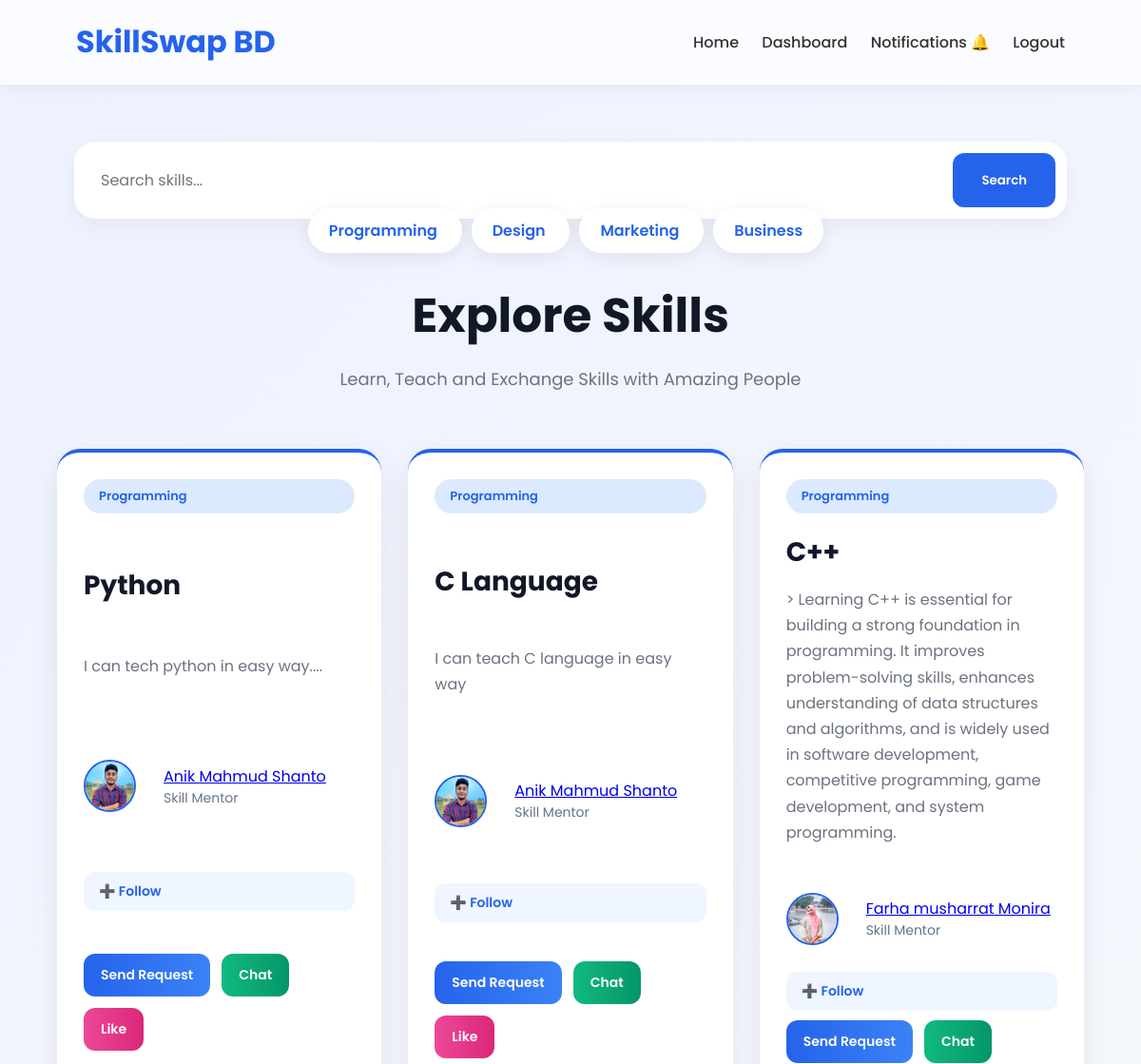
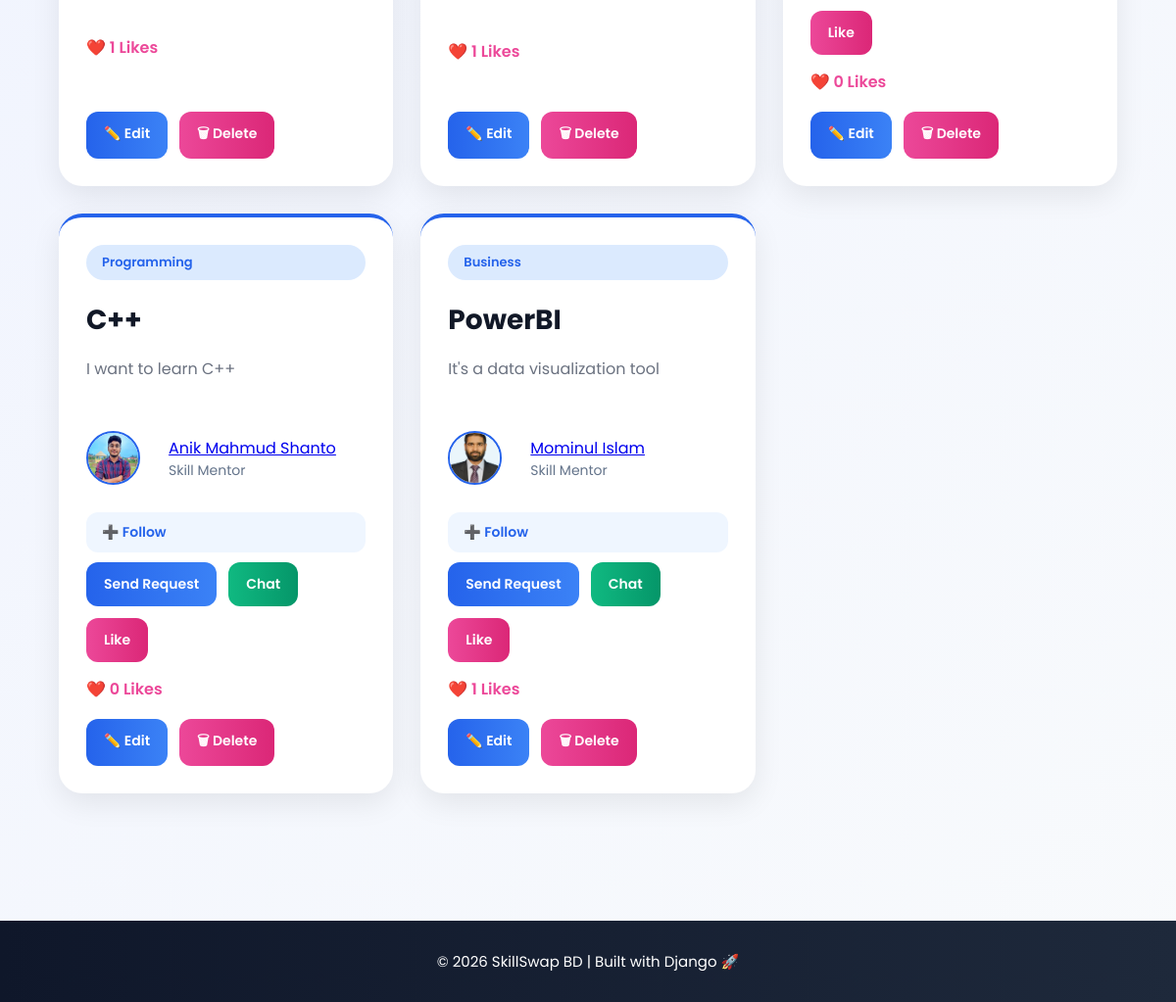
Screenshot of /skills/ with the database file from the repository (2 pictures, top to bottom).
### users/models.py (models this page shows, shortened)
class Skill(models.Model):
    SKILL_TYPE_CHOICES = [
        ('Teach', 'Skill I Can Teach'),
        ('Learn', 'Skill I Want to Learn'),
    ]
    user = models.ForeignKey(User, on_delete=models.CASCADE, related_name='skills')
    title = models.CharField(max_length=100)
    category = models.CharField(max_length=100)
    skill_type = models.CharField(max_length=10, choices=SKILL_TYPE_CHOICES, default='Teach')
    description = models.TextField()
    likes = models.ManyToManyField(User, related_name='liked_skills', blank=True)

class Profile(models.Model):
    user = models.OneToOneField(User, on_delete=models.CASCADE)
    bio = models.TextField(blank=True)
    location = models.CharField(
        max_length=100,
        blank=True
    )
    facebook = models.URLField(blank=True)
    linkedin = models.URLField(blank=True)
    skills = models.CharField(max_length=200, blank=True)
    profile_image = models.ImageField(
        upload_to='profile_images/',
        default='default.jpg'
    )

### users/views.py (the view)
# urls.py: path('skills/', views.skill_list, name='skill_list'),
def skill_list(request):
    skills = Skill.objects.all()
    query = request.GET.get('q')
    category = request.GET.get('category')
    if query:
        skills = skills.filter(
            title__icontains=query
        )
    if category:
        skills = skills.filter(
            category__icontains=category
        )
    return render(
        request,
        'users/skill_list.html',
        {
            'skills': skills
        }
    )

### users/templates/users/skill_list.html (shortened to what this page needs)
<!DOCTYPE html>
<html lang="en">
<head>
</head>
<body>
    <div class="navbar">
        <div class="logo">
            SkillSwap BD
        </div>
        <div class="nav-links">
            <a href="/">Home</a>
            <a href="/dashboard/">Dashboard</a>
            <a href="/notifications/">Notifications 🔔</a>
            <a href="/logout/">Logout</a>
        </div>
    </div>
    <div class="header">
<div class="search-container">
    <form method="GET" class="search-box">
        <input
            type="text"
            name="q"
            placeholder="Search skills..."
        >
        <button type="submit">
            Search
        </button>
    </form>
<div class="filters">
    <a href="/skills/?category=Programming">
        Programming
    </a>
    <a href="/skills/?category=Design">
        Design
    </a>
    <a href="/skills/?category=Marketing">
        Marketing
    </a>
    <a href="/skills/?category=Business">
        Business
    </a>
</div>
</div>
        <h1>Explore Skills</h1>
        <p>
            Learn, Teach and Exchange Skills with Amazing People
        </p>
    </div>
    <div class="skills-container">
        {% for skill in skills %}
        <div class="skill-card">
            <span class="category">
                {{ skill.category }}
            </span>
            <h2>
                {{ skill.title }}
            </h2>
            <p class="description">
                {{ skill.description }}
            </p>
            <div class="user-header">
    <img
        src="{{ skill.user.profile.profile_image.url }}"
        class="avatar"
    >
    <div>
        <a href="{% url 'view_profile' skill.user.id %}">{{ skill.user.username }}</a>
        <p style="color:#64748b;font-size:14px;">
            Skill Mentor
        </p>
    </div>
</div>
<a href="{% url 'follow_user' skill.user.id %}" class="follow-btn">
    ➕ Follow
</a>
           <div class="action-buttons">
    <a href="{% url 'send_request' skill.id %}" class="btn request-btn">
        Send Request
    </a>
    <a href="/chat/{{ skill.user.id }}/" class="btn chat-btn">
        Chat
    </a>
    <a href="{% url 'like_skill' skill.id %}" class="btn like-btn">
        Like
    </a>
</div>
<p class="like-count">
    ❤️ {{ skill.likes.count }} Likes
</p>
    <div class="action-buttons admin-actions">
    <a href="{% url 'edit_skill' skill.id %}" class="btn request-btn">
        ✏️ Edit
    </a>
    <a href="{% url 'delete_skill' skill.id %}" class="btn like-btn">
        🗑 Delete
    </a>
</div>
        </div>
        {% endfor %}
    </div>
    <footer>
        © 2026 SkillSwap BD | Built with Django 🚀
    </footer>
</body>
</html>

### users/templates/users/skill_list.html (style rules this page uses)
.search-container { width:90%; margin:auto; margin-bottom:40px; }
.search-container form { display:flex; gap:15px; }
.search-box { background:white; padding:12px; border-radius:22px; box-shadow:0 8px 25px rgba(0,0,0,0.05); }
.search-container input { flex:1; padding:16px; border:none; border-radius:12px; font-size:16px; box-shadow:none; }
.search-container button { background:#2563eb; color:white; border:none; padding:16px 30px; border-radius:12px; cursor:pointer; font-weight:600; }
* { margin:0; padding:0; box-sizing:border-box; font-family:'Poppins', sans-serif; }
body { background:linear-gradient(135deg, #eef2ff, #f8fafc); }
.navbar { background:rgba(255,255,255,0.7); backdrop-filter:blur(12px); border-bottom:1px solid rgba(255,255,255,0.2); box-shadow:0 4px 20px rgba(0,0,0,0.05); padding:20px 80px; display:flex; justify-content:space-between; align-items:center; position:sticky; top:0; z-index:100; }
.logo { font-size:32px; font-weight:700; color:#2563eb; }
.nav-links a { text-decoration:none; margin-left:20px; color:#333; font-weight:500; transition:0.3s; }
.header { text-align:center; padding:60px 20px; }
.header h1 { font-size:50px; color:#111827; margin-bottom:15px; }
.header p { font-size:18px; color:#6b7280; }
.skills-container { width:90%; margin:auto; display:grid; grid-template-columns:repeat(auto-fit, minmax(320px,1fr)); gap:28px; padding-bottom:80px; }
.skill-card { background:white; border-radius:24px; padding:28px; box-shadow:0 10px 30px rgba(0,0,0,0.08); transition:0.3s; position:relative; overflow:hidden; display:flex; flex-direction:column; justify-content:space-between; min-height:430px; border-top:4px solid #2563eb; }
.category { display:inline-block; background:#dbeafe; color:#2563eb; padding:8px 16px; border-radius:30px; font-size:13px; font-weight:600; margin-bottom:20px; }
.skill-card h2 { font-size:28px; color:#111827; margin-bottom:15px; }
.description { color:#6b7280; line-height:1.7; margin-bottom:25px; }
.avatar { width:55px; height:55px; border-radius:50%; object-fit:cover; margin-right:15px; border:2px solid #2563eb; }
.user-header { display:flex; align-items:center; gap:14px; margin-top:25px; margin-bottom:20px; }
footer { background:linear-gradient(to right,#0f172a,#1e293b); color:white; text-align:center; padding:30px; margin-top:50px; font-size:15px; }
.filters { width:90%; margin:auto; margin-bottom:40px; }
.filters a { text-decoration:none; background:white; padding:12px 22px; border-radius:30px; margin-right:10px; color:#2563eb; font-weight:600; box-shadow:0 5px 20px rgba(0,0,0,0.08); transition:0.3s; }
.like-count { margin-top:15px; font-size:16px; font-weight:600; color:#ec4899; }
.action-buttons { display:flex; gap:12px; margin-top:10px; flex-wrap:wrap; }
.action-buttons .btn { text-decoration:none; padding:12px 18px; border-radius:12px; color:white; font-size:14px; font-weight:600; transition:0.3s; }
.request-btn { background:linear-gradient(to right,#2563eb,#3b82f6); }
.chat-btn { background:linear-gradient(to right,#10b981,#059669); }
.like-btn { background:linear-gradient(to right,#ec4899,#db2777); }
.follow-btn { text-decoration:none; background:#eff6ff; color:#2563eb; padding:10px 16px; border-radius:12px; font-size:14px; font-weight:600; transition:0.3s; display:inline-block; margin-top:8px; }
.admin-actions { margin-top:18px; }

### rows the page displays
Skill: category "Programming", title "Python", description "I can tech python in easy way....", user.profile.profile_image (picture), user.username "Anik Mahmud Shanto", likes.count "1"
Skill: category "Programming", title "C Language", description "I can teach C language in easy way", user.profile.profile_image (picture), user.username "Anik Mahmud Shanto", likes.count "1"
Skill: category "Programming", title "C++", description "> Learning C++ is essential for building a strong foundation in programming. It improves problem-solving skills, enhances understanding of data structures and algorithms, and is widely used in software development, competitive programming, game development, and system programming.", user.profile.profile_image (placeholder picture), user.username "Farha musharrat Monira", likes.count "0"
Skill: category "Programming", title "C++", description "I want to learn C++", user.profile.profile_image (picture), user.username "Anik Mahmud Shanto", likes.count "0"
Skill: category "Business", title "PowerBI", description "It's a data visualization tool", user.profile.profile_image (picture), user.username "Mominul Islam", likes.count "1"
